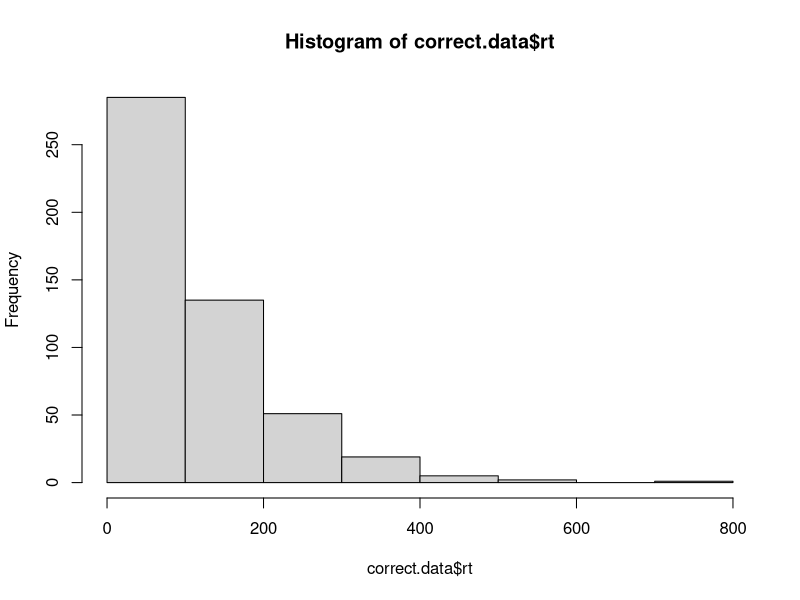
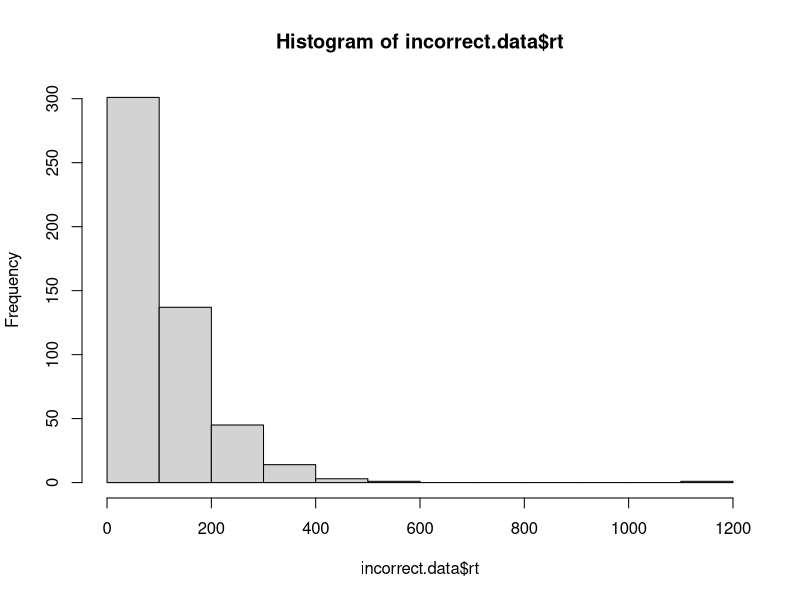

The R source for these figures, in order:
# implement the model by filling in the function below
# the model should return a data frame with two columns: correct and rt
# the correct column should be TRUE or FALSE, and rt should contain the
# number of steps it took to reach the criterion.

# note that the function takes four arguments:
# samples is the number of samples to draw from the model
# drift is the drift rate (default value is 0)
# sdrw is the variability in the drift rate (default value is 0.3)
# criterion is the threshold for a response (default value is 3)

# random.walk.function <- function(samples){
#   hi.criterion <- criterion
#   low.criterion <- -criterion
#   evidence <- 0
#   rt <- rep(0, samples)
#   accuracy <- logical()
#   for (i in 1: samples){
#   while (evidence > low.criterion || evidence < hi.criterion) {
#     trial <- rnorm(1, mean = drift, sd = sdrw)
#     evidence = trial + evidence
#     rt[i] = rt[i] +1
#   }
#   if (evidence > criterion){
#     accuracy <- TRUE
#   } 
#    else {
#      accuracy <- FALSE
#    }
#   }
# }

  
random.walk.model <- function(samples, drift=0, sdrw=0.3, criterion=3){
  hi.criterion <- criterion
  low.criterion <- -criterion
  rt <- rep(0, samples)
  accuracy <- logical()
  for (i in 1: samples){
    evidence <- 0
    while (abs(evidence)<criterion) {
      trial <- rnorm(1, mean = drift, sd = sdrw)
      evidence = trial + evidence
      rt[i] = rt[i] +1
    }
    if (evidence > criterion){
      accuracy[i] <- TRUE
    } 
    else {
      accuracy[i] <- FALSE
    }
  }

  output.1 <- data.frame(
    correct = accuracy,
    rt = rt
  )
  
  return(output.1)
}

# test the model ####

# if the model is working correctly, then the line below should generate a data frame with 
# 1000 samples and about half of the samples should be correct. the average rt will probably
# be around 112, but might vary from that by a bit.

initial.test <- random.walk.model(1000)
sum(initial.test$correct) / length(initial.test$correct) # should be close to 0.5
mean(initial.test$rt) # should be about 112

# visualize the RT distributions ####

# we can use dplyr to filter the data and visualize the correct and incorrect RT distributions

library(dplyr)

correct.data <- initial.test %>% filter(correct==TRUE)
incorrect.data <- initial.test %>% filter(correct==FALSE)

hist(correct.data$rt)
hist(incorrect.data$rt)
